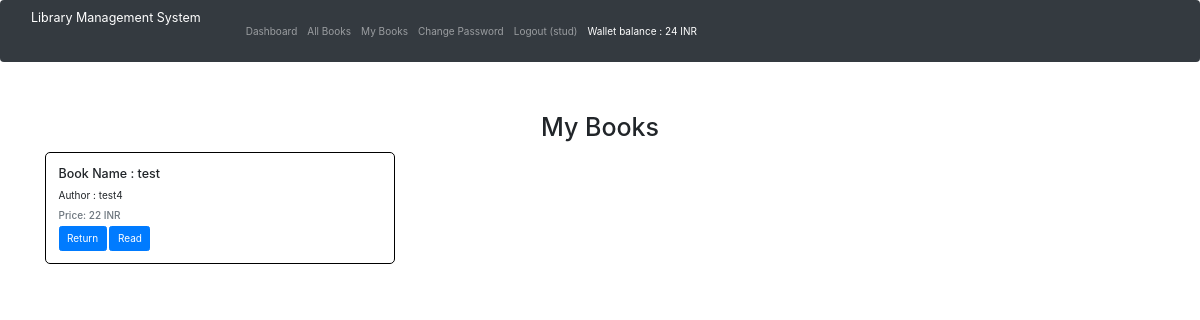
The app's page /student/myBooks.php (signed in) with its own data.
### tables this page shows
CREATE TABLE `passbook` (
  `id` mediumint(9) NOT NULL AUTO_INCREMENT,
  `uname` varchar(256) DEFAULT NULL,
  `wallet` int(25) DEFAULT NULL,
  PRIMARY KEY (`id`)
);

CREATE TABLE `studBooks` (
  `id` mediumint(9) NOT NULL AUTO_INCREMENT,
  `uname` varchar(256) DEFAULT NULL,
  `bk_name` varchar(256) DEFAULT NULL,
  PRIMARY KEY (`id`)
);

CREATE TABLE `addBooks` (
  `id` mediumint(9) NOT NULL AUTO_INCREMENT,
  `bk_name` varchar(130) NOT NULL,
  `author` varchar(130) NOT NULL,
  `quantity` int(25) DEFAULT NULL,
  `price` int(25) DEFAULT NULL,
  PRIMARY KEY (`id`)
);

### student/myBooks.php (the view, shortened to what this page needs)
<!DOCTYPE html>
<html lang="en">
<head>
  <link rel="stylesheet" href="css/bootstrap.min.css">
  <link rel="stylesheet" href="https://maxcdn.bootstrapcdn.com/bootstrap/4.0.0/css/bootstrap.min.css">
  <link rel="stylesheet" href="https://cdnjs.cloudflare.com/ajax/libs/font-awesome/5.15.3/css/all.min.css">
</head>
<body>
<?php include("./includes/nav.php") ?>
<?php include("./config/config.php") ?>
  <br><br>
<h1 class="text-center"> My Books </h1>
  <div class="container">
    <div class="row ">
    <?php
      $user = $_SESSION['uname'];
	  $sql = "SELECT * FROM studBooks where uname = '$user'";
      $result = mysqli_query($con, $sql);
       while ($row = mysqli_fetch_assoc($result)) {
       	  $thebook = $row['bk_name'];
	 	 $sql2 = "SELECT * FROM addBooks where bk_name = '$thebook'";
     	 $result2 = mysqli_query($con, $sql2);
	 	 $row2 = mysqli_fetch_assoc($result2);
       ?>
      <div class="col-md-4 my-2">
        <div class="card lel">
          <div class="card-body">
            <h5 class="card-title"> <?php echo "Book Name : ". $row['bk_name'] ?> </h5>
            <p class="card-text"> <?php echo "Author : " . $row2['author'] ?> </p>
            <h6 class="card-subtitle mb-2 text-muted">Price: <?php echo $row2['price'] . " INR" ?> </h6>
            <a href="giveBook.php/?id=<?php echo $row['id']; ?>" class="btn btn-primary text-align: right" > Return </a>
         	<a href="readBook.php/?id=<?php echo $row['id']; ?>" class="btn btn-primary text-align: right" > Read </a>
          </div>
        </div>
      </div>
     <?php } ?>
    </div>
    </div>
</body>
</html>

### student/includes/nav.php (shortened to what this page needs)
<?php
include('../config/config.php');
$user = $_SESSION['uname'];
$sql = "select * from passbook where uname = '$user'";
	$result = mysqli_query($con,$sql);
	$row = mysqli_fetch_assoc($result);
	if($row){
		$val = $row['wallet'];
	if($val <= 0){
		$balance = 0;
	}
	else{
		$balance = $val;
	}
}
?>
<nav class="navbar navbar-expand-lg navbar-dark bg-dark">
    <a class="navbar-brand" href="#">
        <span class="ml-2">Library Management System</span>
    </a>
    <div class="collapse navbar-collapse" id="navbarSupportedContent">
        <ul class="navbar-nav mr-auto">
            <li class="nav-item ">
                <a class="nav-link" href="index.php"> Dashboard <span class="sr-only">(current)</span></a>
            </li>
            <li class="nav-item">
                <a class="nav-link" href="bookList.php">All Books </a>
            </li>
            <li class="nav-item">
                <a class="nav-link" href="myBooks.php">My Books</a>
            </li>
            <li class="nav-item">
                <a class="nav-link" href="changePass.php">Change Password</a>
            </li>
            <li class="nav-item">
                <a class="nav-link" href="../../logout.php">Logout (<?php echo $_SESSION['uname'] ?>)</a>
            </li>
            <li class="nav-item active">
                <a class="nav-link" href="#">Wallet balance : <?php echo $balance . " 	INR"; ?> </a>
            </li>
        </ul>
    </div>
</nav>

### student/myBooks.php (style rules this page uses)
.lel { border: 1px solid black; border-radius: 5px; height: 100%; }

### records on screen
passbook: wallet "24"
studbooks: bk_name "test", addbooks.author "test4", addbooks.price "22"

### other values on screen
$_SESSION['uname'] "stud"
